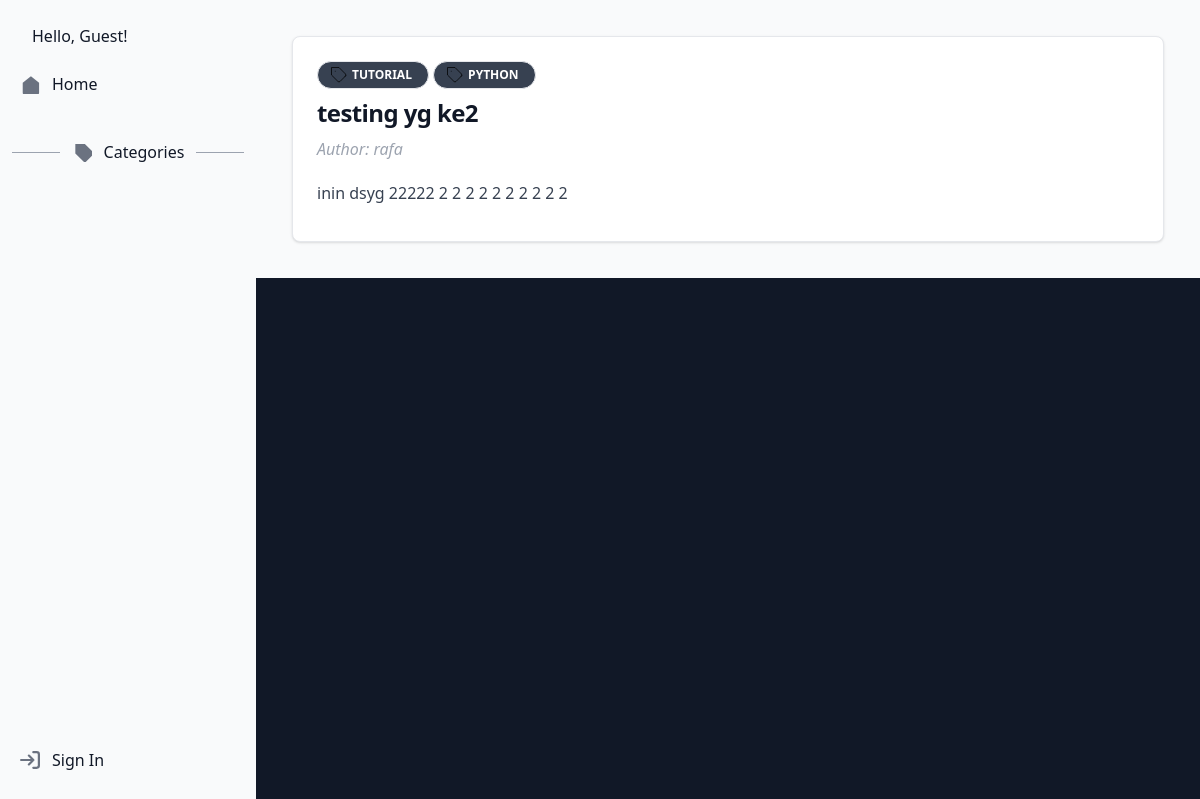
The app's page /detail/2 with its own data.
### app/post/models.py (models this page shows)
class Category(db.Model):
    __tablename__ = 'categories'
    id: Mapped[int] = mapped_column(Integer, primary_key=True)
    name: Mapped[str]
    posts: Mapped[List['Post']] = relationship(
        secondary=post_categories_table, back_populates="categories"
    )

class Post(db.Model):
    __tablename__ = 'posts'
    id: Mapped[int] = mapped_column(Integer, primary_key=True)
    title: Mapped[str] = mapped_column(String(255))
    body: Mapped[str]
    user_id: Mapped[int] = mapped_column(ForeignKey('users.id'))
    user: Mapped['User'] = relationship(back_populates="posts")
    categories: Mapped[List['Category']] = relationship(
        secondary=post_categories_table, back_populates="posts")

### app/user/models.py (models this page shows, shortened)
class User(db.Model, UserMixin):
    __tablename__ = 'users'
    id: Mapped[int] = mapped_column(Integer, primary_key=True)
    username: Mapped[str] = mapped_column(String(255), unique=True)
    password: Mapped[str]
    posts: Mapped['Post'] = relationship(back_populates="user")

### app/public/views.py (the view)
@blueprint.get("/detail/<int:id>")
def detail(id):
    post = Post.query.get_or_404(id)
    return render_template("public/post.html", post=post)

### app/app.py (called while the page is built)
def register_login_manager(app):
    login_manager.init_app(app)
    @login_manager.user_loader
    def load_user(user_id):
        return User.query.get(user_id)
    @app.context_processor
    def inject_user():
        return dict(user=current_user)

### app/templates/public/post.html
{% extends "layout.html" %}
{% block content %}
    <div class="p-6 m-5 bg-white border border-gray-200 rounded-lg shadow dark:bg-gray-800 dark:border-gray-700">
        {% include 'public/categories.html' %}
        <h5 class="mb-2 text-2xl font-bold tracking-tight text-gray-900 dark:text-white">{{ post.title }}</h5>
        <p class="text-gray-400 italic mb-5">Author: {{ post.user.username }}</p>
        <p class="mb-3 font-normal text-gray-700 dark:text-gray-400">{{ post.body }}</p>
    </div>
{% endblock %}

### app/templates/layout.html (shortened to what this page needs)
<!DOCTYPE html>
<html lang="en">
<head>
    <script src="https://cdn.tailwindcss.com"></script>
</head>
<body class="bg-gray-900">
{% include 'sidebar.html' %}
<div class="p-4 sm:ml-64 bg-gray-50 dark:bg-gray-900">
    {% block content %}
    {% endblock %}
</div>
</body>
</html>

### app/templates/sidebar.html (shortened to what this page needs)
<aside id="sidebar-multi-level-sidebar" class="fixed top-0 left-0 z-40 w-64 h-screen transition-transform -translate-x-full sm:translate-x-0" aria-label="Sidebar">
<div class="h-full px-3 py-4 overflow-y-auto bg-gray-50 dark:bg-gray-800">
    <ul class="space-y-2 font-medium">
        <li>
            <a href="#" class="flex items-center p-2 text-gray-900 rounded-lg dark:text-white hover:bg-gray-100 dark:hover:bg-gray-700 group">
                {% if user.is_authenticated %}
                    <span class="ms-3">Hello, {{ user.username }}!</span>
                {% else %}
                    <span class="ms-3">Hello, Guest!</span>
                {% endif %}
            </a>
        </li>
        <li>
        <li>
            <a href="{{ url_for('public.home') }}" class="flex items-center p-2 text-gray-900 rounded-lg dark:text-white hover:bg-gray-100 dark:hover:bg-gray-700 group">
            <span class="ms-3">Home</span>
            </a>
        </li>
<div class="relative flex pt-5 items-center">
    <div class="flex-grow border-t border-gray-400"></div>
    <span class="flex-shrink mx-1 text-gray-400">
        <button type="button" class="flex items-center w-full p-2 text-base text-gray-900 transition duration-75 rounded-lg group hover:bg-gray-100 dark:text-white dark:hover:bg-gray-700" aria-controls="dropdown-example" data-collapse-toggle="dropdown-example">
                <span class="flex-1 ms-3 text-left rtl:text-right whitespace-nowrap">Categories</span>
        </button>
    </span>
    <div class="flex-grow border-t border-gray-400"></div>
</div>
        <li class="absolute bottom-5">
            {% if user.is_authenticated %}
                <a href="{{ url_for('user.logout') }}" class="flex items-center p-2 text-gray-900 rounded-lg dark:text-white hover:bg-gray-100 dark:hover:bg-gray-700 group">
                    <svg class="w-6 h-6 text-gray-800 dark:text-white" aria-hidden="true" xmlns="http://www.w3.org/2000/svg" fill="none" viewBox="0 0 16 16">
                        <path stroke="currentColor" stroke-linecap="round" stroke-linejoin="round" stroke-width="2" d="M4 8h11m0 0-4-4m4 4-4 4m-5 3H3a2 2 0 0 1-2-2V3a2 2 0 0 1 2-2h3"/>
                    </svg>
                    <span class="flex-1 ms-3 whitespace-nowrap">Sign Out</span>
                </a>
            {% else %}
                <a href="{{ url_for('user.login') }}" class="flex items-center p-2 text-gray-900 rounded-lg dark:text-white hover:bg-gray-100 dark:hover:bg-gray-700 group">
                    <svg class="flex-shrink-0 w-5 h-5 text-gray-500 transition duration-75 dark:text-gray-400 group-hover:text-gray-900 dark:group-hover:text-white" aria-hidden="true" xmlns="http://www.w3.org/2000/svg" fill="none" viewBox="0 0 18 16">
                    <span class="flex-1 ms-3 whitespace-nowrap">Sign In</span>
                    </svg>
                </a>
            {% endif %}
        </li>
    </ul>
</div>
</aside>

### app/templates/public/categories.html (shortened to what this page needs)
{% for category in post.categories %}
    <div
    class="text-xs inline-flex items-center font-bold leading-sm uppercase px-3 py-1 mb-2 rounded-full bg-gray-700 text-white border"
>
    <p class="pl-1 pr-1">{{ category.name }}</p>
</div>
{% endfor %}

### records on screen
Category: name "TUTORIAL"
Category: name "PYTHON"
Post: title "testing yg ke2", body "inin dsyg 22222 2 2 2 2 2 2 2 2 2 2"
User: user.username "rafa"
